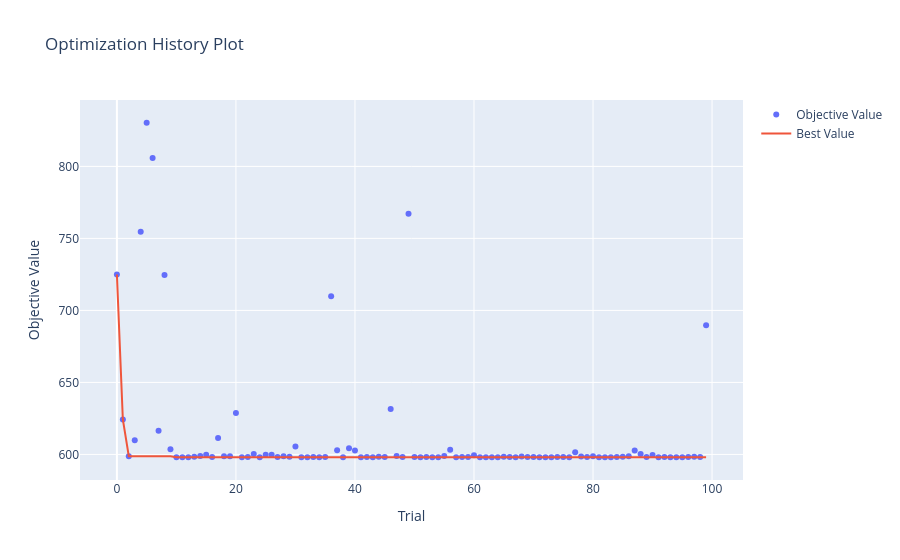

The notebook cell saved with this chart:
### Code cell
vis = optuna.visualization
fig = vis.plot_optimization_history(study)
fig.show()
